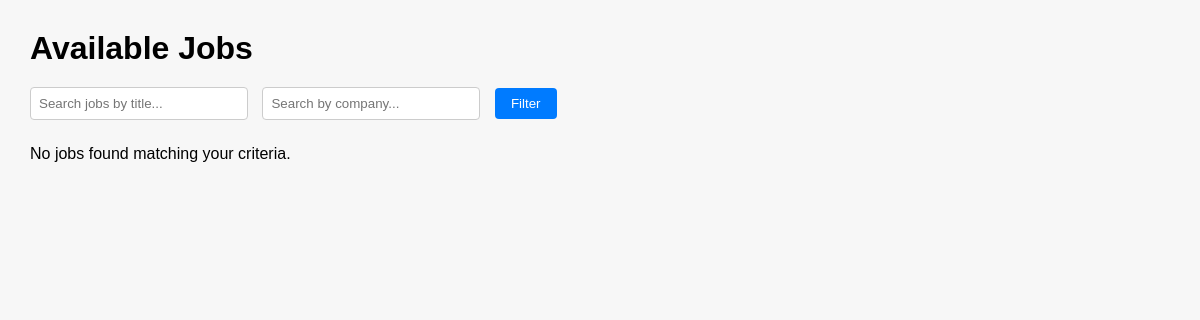
The app's page /jobs/, older data.
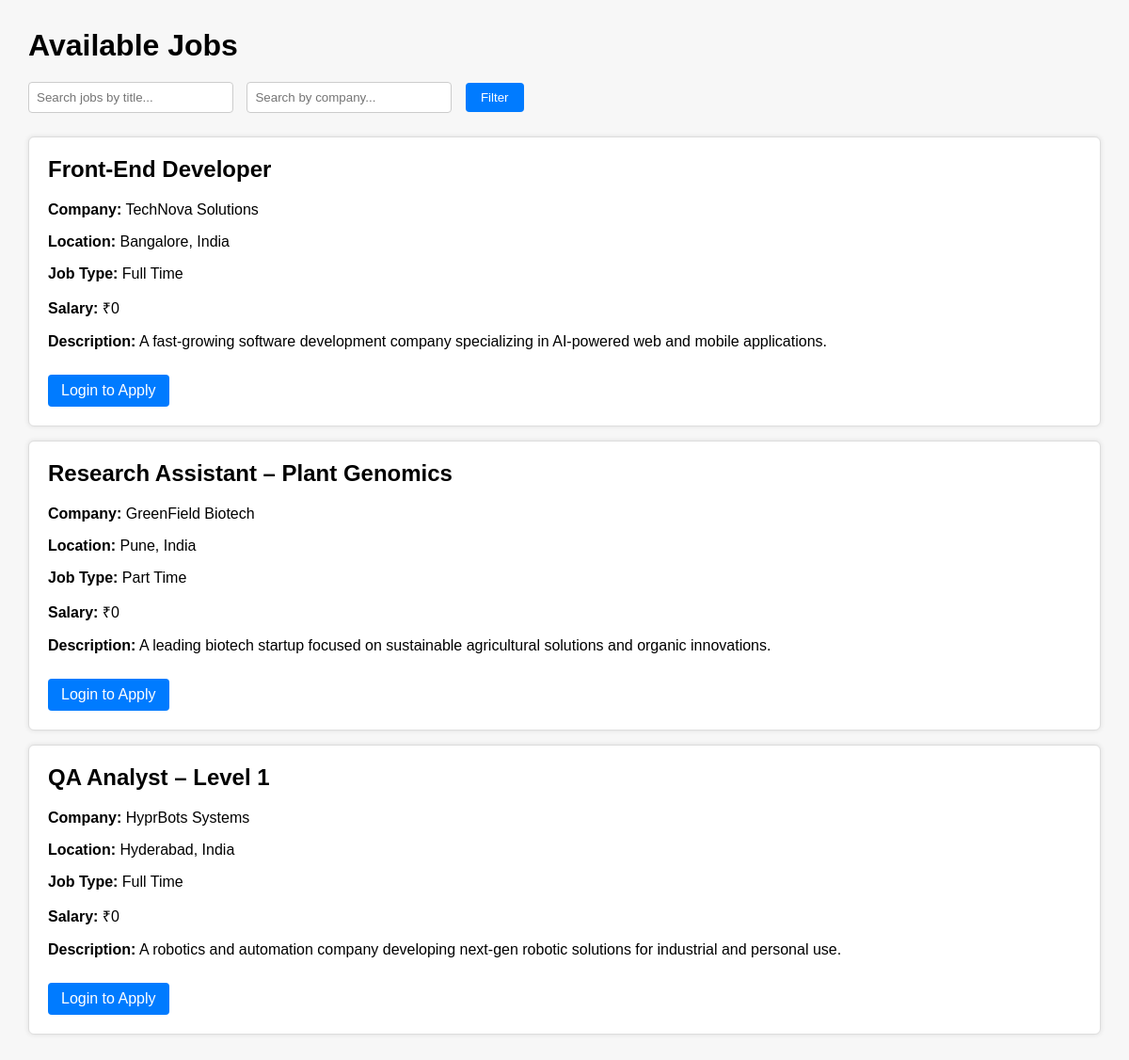
The same page, newer data.
### jobs/models.py (models this page shows, shortened)
class Job(models.Model):
    JOB_TYPE_CHOICES = (
        ('Full-time', 'Full-time'),
        ('Part-time', 'Part-time'),
        ('Internship', 'Internship'),
        ('Contract', 'Contract'),
    )
    title = models.CharField(max_length=255)
    company = models.ForeignKey(Company, on_delete=models.CASCADE)
    location = models.CharField(max_length=255)
    job_type = models.CharField(max_length=50, choices=JOB_TYPE_CHOICES)
    salary = models.IntegerField(null=False)  # or null=True?
    description = models.TextField()

class Company(models.Model):
    name = models.CharField(max_length=255)
    location = models.CharField(max_length=255)

### jobs/views.py (the view)
# urls.py: path('', views.job_list, name='job_list'),                            # Now it's just /jobs/
def job_list(request):
    search_query = request.GET.get('search', '')
    company_query = request.GET.get('company', '')
    jobs = Job.objects.all()
    if search_query:
        jobs = jobs.filter(title__icontains=search_query)
    if company_query:
        jobs = jobs.filter(company__name__icontains=company_query)
    return render(request, 'jobs/job_list.html', {'jobs': jobs})

### jobs/templates/jobs/job_list.html (shortened to what this page needs)
<!DOCTYPE html>
<html>
<head>
</head>
<body>
    <h1>Available Jobs</h1>
    <form method="get" action="">
        <input type="text" name="search" placeholder="Search jobs by title..." value="{{ request.GET.search|default:'' }}">
        <input type="text" name="company" placeholder="Search by company..." value="{{ request.GET.company|default:'' }}">
        <button type="submit">Filter</button>
    </form>
    {% if jobs %}
        {% for job in jobs %}
            <div class="job-card">
                <h2>{{ job.title }}</h2>
                <p><strong>Company:</strong> {{ job.company.name }}</p>
                <p><strong>Location:</strong> {{ job.location }}</p>
                <p><strong>Job Type:</strong> {{ job.job_type }}</p>
                <p><strong>Salary:</strong> ₹{{ job.salary }}</p>
                <p><strong>Description:</strong> {{ job.description|linebreaksbr }}</p>
                {% if user.is_authenticated %}
                    <a href="{% url 'apply_for_job' job.id %}" class="btn">Apply</a>
                {% else %}
                    <a href="{% url 'login' %}?next={% url 'apply_for_job' job.id %}" class="btn btn-primary">Login to Apply</a>
                {% endif %}
            </div>
        {% endfor %}
    {% else %}
        <p>No jobs found matching your criteria.</p>
    {% endif %}
</body>
</html>

### jobs/templates/jobs/job_list.html (style rules this page uses)
body { font-family: Arial, sans-serif; margin: 30px; background-color: #f7f7f7; }
h1 { margin-bottom: 20px; }
form { margin-bottom: 25px; }
input[type="text"] { padding: 8px; width: 200px; margin-right: 10px; border: 1px solid #ccc; border-radius: 4px; }
button { padding: 8px 16px; background-color: #007bff; border: none; color: white; border-radius: 4px; cursor: pointer; }
.job-card { background-color: white; border: 1px solid #ddd; padding: 20px; margin-bottom: 15px; border-radius: 6px; box-shadow: 0 0 5px #ddd; }
.job-card h2 { margin-top: 0; }
.btn { display: inline-block; padding: 8px 14px; text-decoration: none; color: white; background-color: #28a745; border-radius: 4px; margin-top: 10px; }
.btn-primary { background-color: #007bff; }

Row changes from the older to the newer data that the page shows:
added Job: title "Front-End Developer", company.name "TechNova Solutions", location "Bangalore, India", job_type "Full Time", salary "0", description "A fast-growing software development company specializing in AI-powered web and mobile applications."
added Job: title "Research Assistant – Plant Genomics", company.name "GreenField Biotech", location "Pune, India", job_type "Part Time", salary "0", description "A leading biotech startup focused on sustainable agricultural solutions and organic innovations."
added Job: title "QA Analyst – Level 1", company.name "HyprBots Systems", location "Hyderabad, India", job_type "Full Time", salary "0", description "A robotics and automation company developing next-gen robotic solutions for industrial and personal use."
Text that changed along with them:
text no longer shown: "No jobs found matching your criteria."
